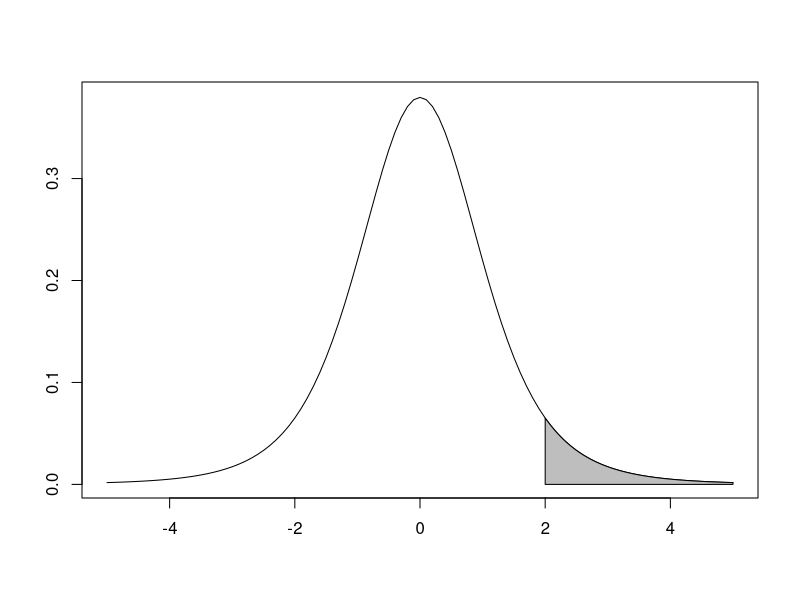
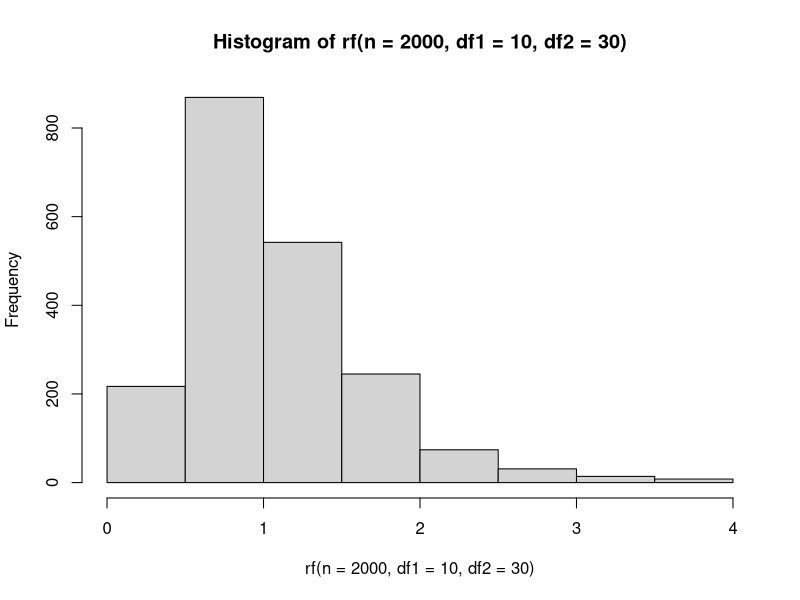

Here is the R script that generated these plots, in order: (Note: this script raises an error after producing the figures.)
# 環境の初期化 ----------------------------------------------------------

rm(list = ls())

## 練習問題1 -------------------------------------------------------------------------------------------
# 　図示すると以下の灰色の領域
# 注意：t分布に従う確率変数の上限は∞で、可視化できないため、T = 5をt分布の右端としている

nu <- 5
curve(dt(x, df = nu), xlim = c(-5, 5), xlab = "", ylab = "")
fill_x <- seq(from = 2, to = 5, length = 100)
polygon(
  x = c(2, fill_x, 5),
  y = c(0, dt(fill_x, df = nu), 0),
  col = "grey"
)

# 累積確率を`qt()`を用いて求め、1から引けばよい
1 - pt(q = 2, df = 5)


## 練習問題2 -------------------------------------------------------------------------------------------
# F分布に従う乱数を生成する関数は`rf()`

rf(n = 2000, df1 = 10, df2 = 30) |> hist()

## 練習問題3 -------------------------------------------------------------------------------------------

# コードはここから
library(MASS)

pcor3 <- function(x, y, covariate) { # 偏相関係数を求めるための自作関数（p114-115）
  # 偏相関係数の計算における分子
  pcor_top <- cor(x, y) - (cor(x, covariate) * cor(y, covariate))
  # 偏相関係数の計算における分母
  pcor_bottom <- sqrt(1 - cor(x, covariate)^2) * sqrt(1 - (cor(y, covariate)^2))
  return(pcor_top / pcor_bottom) # 偏相関係数
}

mu_vec <- c(50, 160, 15) # それぞれ数学・身長・年齢の母平均
sigma_vec <- c(10, 15, 2) # それぞれ数学・身長・年齢の母標準偏差
rho_age_math <- seq(from = 0, to = 0.9, by = 0.3) # 年齢（共変量）と数学の母相関係数

set.seed(123)
for (i in 1:length(rho_age_math)) {
  rho_matrix <- matrix(
    c(
      1, 0.4, rho_age_math[i],
      0.4, 1, 0.8,
      rho_age_math[i], 0.8, 1
    ),
    nrow = length(sigma_vec)
  )
  dat <- MASS::mvrnorm(
    n = 2000,
    mu = mu_vec,
    Sigma = diag(sigma_vec) %*% rho_matrix %*% diag(sigma_vec)
  )
  print(
    paste(
      "年齢(共変量)と数学のρ = ",
      rho_age_math[i],
      ", 数学と身長の偏相関係数 = ",
      round(pcor3(dat[, 1], dat[, 2], dat[, 3]), 4)
    ) # paste()は、複数の引数を文字列に変換したうえで結合する関数
  )
}

# ここまで
# rho_age_math = 0.9のときに「'Sigma' is not positive definite」というエラーメッセージが表示されたと思います。
# このメッセージの意味は次のリンク先の解説に詳しいです。
# https://arca821.hatenablog.com/entry/2015/12/20/132528
